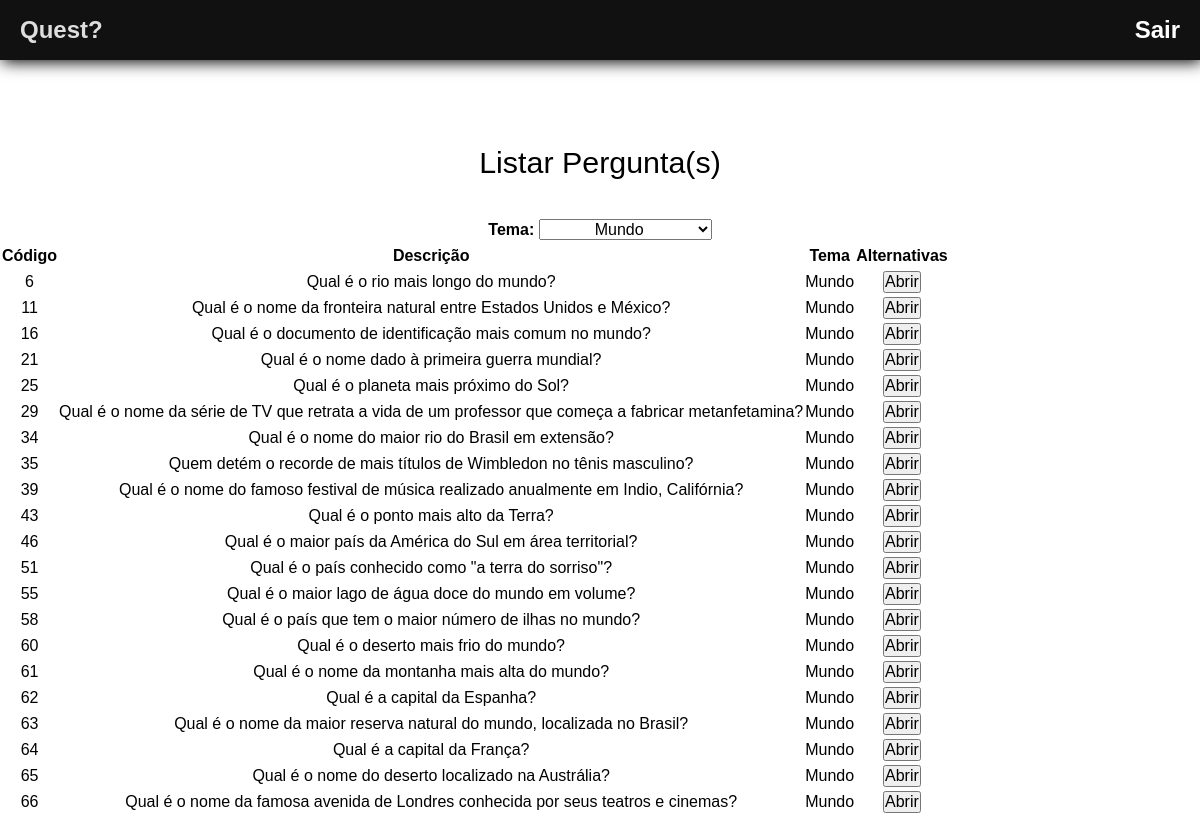
The page /sistema/mostrarPergunta.php?tema=1 on the database its author committed.
### tables this page shows
CREATE TABLE tema (
    id_tema INTEGER  PRIMARY KEY AUTOINCREMENT,
    desc_tema VARCHAR(255) NOT NULL
);

CREATE TABLE pergunta(
    id_pergunta INTEGER PRIMARY KEY AUTOINCREMENT,
    desc_pergunta VARCHAR(200),
    id_tema_pergunta INTEGER,
    id_alternativa_pergunta INTEGER
);

### sistema/mostrarPergunta.php (the view, shortened to what this page needs)
<?php
    include_once("templates/header.php");
?>
    <legend>Listar Pergunta(s)</legend>
                    <label class="fa__labels" for="select-theme">Tema:</label>
                    <?php
                        $tema = 0;
                        if(isset($_GET['tema']) and $_GET['tema'] != 0)
                        {
                            $tema = $_GET['tema'];
                        }
                        echo '<select name="tema"
                            onchange="this.options[this.selectedIndex].value &&
                                (window.location = this.options[this.selectedIndex].value);"
                        >';
                        include "connection.php";
                        if($tema != 0){
                            $sqlTemaEscolhido = "SELECT id_tema, desc_tema FROM tema WHERE id_tema = $tema ;";
                            $resSqlTemaEscolhido = $db->query($sqlTemaEscolhido);
                            $dadosTemaEscolhido = $resSqlTemaEscolhido->fetchArray();
                            echo "<option value=''>$dadosTemaEscolhido[1]</option>";
                        }
                        echo "</select>";
                    ?>
<table>
    <thead>
        <tr>
            <th>Código</th>
            <th>Descrição</th>
            <th>Tema</th>
            <th>Alternativas</th>
        </tr>
    </thead>
    <tbody>
    <?php
        include "connection.php";
        if($tema != 0){
            $sqlPergunta = "SELECT id_pergunta,desc_pergunta,desc_tema,id_alternativa_pergunta
         FROM pergunta
         INNER JOIN tema ON pergunta.id_tema_pergunta = tema.id_tema
         WHERE pergunta.id_tema_pergunta = $tema;";
        }else{
            $sqlPergunta = "SELECT id_pergunta,desc_pergunta,desc_tema,id_alternativa_pergunta
         FROM pergunta
         INNER JOIN tema ON pergunta.id_tema_pergunta = tema.id_tema;";
        }
        $resSqlPergunta = $db->query($sqlPergunta);
        while($dadosPergunta = $resSqlPergunta->fetchArray())
        {
            echo "<tr>";
            echo "<td>$dadosPergunta[0]</td>";
            echo "<td>$dadosPergunta[1]</td>";
            echo "<td>$dadosPergunta[2]</td>";
            echo "<td><input type='button' value='Abrir'></td>";
            echo "</tr>";
        }
    ?>
    </tbody>
</table>
<?php
    include_once("templates/footer.php");
?>

### sistema/css/style.css (style rules this page uses)
* { margin: 0px; padding: 0px; outline: 0px; font-size: 16px; text-decoration: none; font-family: Arial, Helvetica, sans-serif; }
body { overflow-x: hidden; }
.fa__labels { font-weight: 600; margin-top: 10px; }
* { margin: 0px; padding: 0px; outline: 0px; font-size: 16px; text-decoration: none; text-align: center; line-height: 2; font-family: Arial, Helvetica, sans-serif; }
legend { font-size: 1.9rem; margin-top: 5rem; }
* { margin: 0px; padding: 0px; outline: 0px; font-size: 16px; text-decoration: none; text-align: center; line-height: 1.5; font-family: Arial, Helvetica, sans-serif; }
legend { font-size: 1.9rem; margin-bottom: 2rem; }
.fa__labels { font-weight: 600; margin-top: 3rem; }

### rows shown on the page
tema: tema "Mundo"
pergunta: id_pergunta "6", desc_pergunta "Qual é o rio mais longo do mundo?", tema.desc_tema "Mundo"
pergunta: id_pergunta "11", desc_pergunta "Qual é o nome da fronteira natural entre Estados Unidos e México?", tema.desc_tema "Mundo"
pergunta: id_pergunta "16", desc_pergunta "Qual é o documento de identificação mais comum no mundo?", tema.desc_tema "Mundo"
pergunta: id_pergunta "21", desc_pergunta "Qual é o nome dado à primeira guerra mundial?", tema.desc_tema "Mundo"
pergunta: id_pergunta "25", desc_pergunta "Qual é o planeta mais próximo do Sol?", tema.desc_tema "Mundo"
pergunta: id_pergunta "29", desc_pergunta "Qual é o nome da série de TV que retrata a vida de um professor que começa a fabricar metanfetamina?", tema.desc_tema "Mundo"
pergunta: id_pergunta "34", desc_pergunta "Qual é o nome do maior rio do Brasil em extensão?", tema.desc_tema "Mundo"
pergunta: id_pergunta "35", desc_pergunta "Quem detém o recorde de mais títulos de Wimbledon no tênis masculino?", tema.desc_tema "Mundo"
pergunta: id_pergunta "39", desc_pergunta "Qual é o nome do famoso festival de música realizado anualmente em Indio, Califórnia?", tema.desc_tema "Mundo"
pergunta: id_pergunta "43", desc_pergunta "Qual é o ponto mais alto da Terra?", tema.desc_tema "Mundo"
pergunta: id_pergunta "46", desc_pergunta "Qual é o maior país da América do Sul em área territorial?", tema.desc_tema "Mundo"
pergunta: id_pergunta "51", desc_pergunta "Qual é o país conhecido como \"a terra do sorriso\"?", tema.desc_tema "Mundo"
pergunta: id_pergunta "55", desc_pergunta "Qual é o maior lago de água doce do mundo em volume?", tema.desc_tema "Mundo"
pergunta: id_pergunta "58", desc_pergunta "Qual é o país que tem o maior número de ilhas no mundo?", tema.desc_tema "Mundo"
pergunta: id_pergunta "60", desc_pergunta "Qual é o deserto mais frio do mundo?", tema.desc_tema "Mundo"
pergunta: id_pergunta "61", desc_pergunta "Qual é o nome da montanha mais alta do mundo?", tema.desc_tema "Mundo"
pergunta: id_pergunta "62", desc_pergunta "Qual é a capital da Espanha?", tema.desc_tema "Mundo"
pergunta: id_pergunta "63", desc_pergunta "Qual é o nome da maior reserva natural do mundo, localizada no Brasil?", tema.desc_tema "Mundo"
pergunta: id_pergunta "64", desc_pergunta "Qual é a capital da França?", tema.desc_tema "Mundo"
pergunta: id_pergunta "65", desc_pergunta "Qual é o nome do deserto localizado na Austrália?", tema.desc_tema "Mundo"
pergunta: id_pergunta "66", desc_pergunta "Qual é o nome da famosa avenida de Londres conhecida por seus teatros e cinemas?", tema.desc_tema "Mundo"
